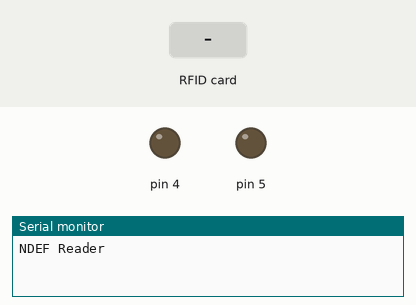
A sketch run on a simulated Arduino Uno, built with avr-gcc and run on an emulated ATmega328P. Shown: output pins drawn as LEDs (lit = HIGH), the last lines printed to the serial monitor. Inputs (shaded band) come from the test bench.

Above: at 1.2 s.
1.3 s: RFID card C0 F8 69 25 held to the reader
At 5.5 s:
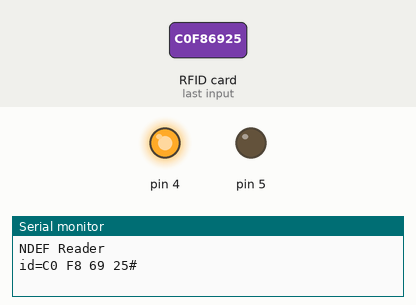
5.7 s: RFID card 2A 1C 97 16 held to the reader
At 11.3 s:
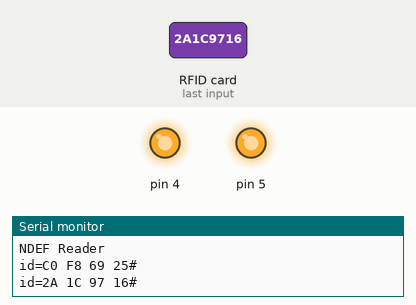
Timing chart, 0 to 12.8 s (numbered marks = the images above; inputs shaded):
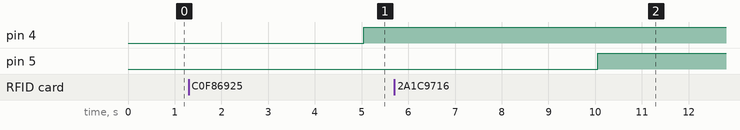

The sketch:

NFC001-ReadTag-2led.ino
```cpp
/*
 * librerie NDEF
 * https://github.com/don/NDEF
 * e richiede anche
 * https://github.com/Seeed-Studio/PN532
*/
#include <Wire.h>
#include <PN532_I2C.h>
#include <PN532.h>
#include <NfcAdapter.h>

PN532_I2C pn532_i2c(Wire);
NfcAdapter nfc = NfcAdapter(pn532_i2c);

void setup(void) {
  pinMode(4, OUTPUT);
  pinMode(5, OUTPUT);
    Serial.begin(9600);
    Serial.println("NDEF Reader");
    nfc.begin();
}

void loop(void) {
    if (nfc.tagPresent()) {
        NfcTag tag = nfc.read();
        String id = tag.getUidString();
        Serial.print("id=");
        Serial.print(id);
        Serial.println("#");
        //tag.print();

        checkTag(id);
    }
    delay(5000);
}

int L4, L5 = LOW;

void checkTag(String id) {
  if (id == "C0 F8 69 25"){
    L4 = !L4;
    digitalWrite(4, L4);
  } else if (id == "2A 1C 97 16"){
    L5 = !L5;
    digitalWrite(5, L5);
  }
}
```

Measured:
- after the input at 1.3 s, pin 4: LOW → HIGH after 3.8 s
- after the input at 5.7 s, pin 5: LOW → HIGH after 4.4 s
